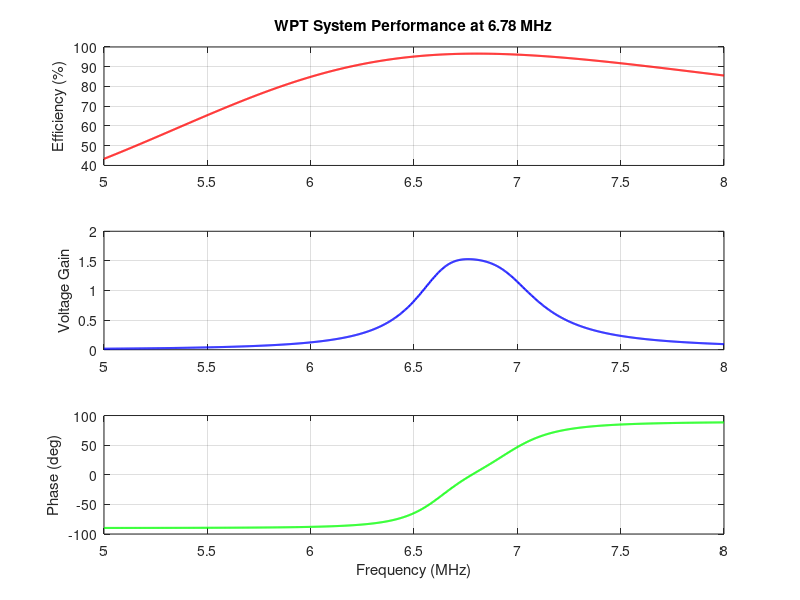

MATLAB code to generate this figure:
%% WPT Simulation at 6.78 MHz (ISM Band)
clear; clc;

% --- 1. Parameters ---
f0 = 6.78e6;             % Resonant Frequency (Hz)
w0 = 2*pi*f0;            % Angular frequency
Lp = 10e-6;              % Primary Inductance (10 uH)
Ls = 10e-6;              % Secondary Inductance (10 uH)
Rp = 0.5;                % Primary ESR (Ohms)
Rs = 0.5;                % Secondary ESR (Ohms)
RL = 50;                 % Load Resistance (Ohms)
k = 0.075;                % Coupling Coefficient
M = k * sqrt(Lp * Ls);   % Mutual Inductance

% --- 2. Compensation (Series-Series) ---
Cp = 1 / (w0^2 * Lp);    % Primary Cap
Cs = 1 / (w0^2 * Ls);    % Secondary Cap

% --- 3. Frequency Sweep ---
f = linspace(5e6, 8e6, 1000); % Sweep around 6.78 MHz
w = 2*pi*f;
Vin = 10;                % Input Voltage (V)

% Pre-allocate arrays
Eff = zeros(size(f));
Gain = zeros(size(f));
Phase = zeros(size(f));

% --- 4. Simulation Loop ---
for i = 1:length(w)
    Zp = Rp + 1j*w(i)*Lp + 1/(1j*w(i)*Cp);
    Zs = (Rs + RL) + 1j*w(i)*Ls + 1/(1j*w(i)*Cs);
    Zm = 1j*w(i)*M;
    
    % Solving the Mesh Equations: V = Z * I
    % [Vin; 0] = [Zp, -Zm; -Zm, Zs] * [Ip; Is]
    Z_matrix = [Zp, -Zm; -Zm, Zs];
    I = Z_matrix \ [Vin; 0];
    Ip = I(1); Is = I(2);
    
    % Calculations
    Pout = abs(Is)^2 * RL;
    Pin = real(Vin * conj(Ip));
    Eff(i) = (Pout / Pin) * 100;
    Gain(i) = abs(Is * RL) / Vin;
    Phase(i) = angle(Zp + (w(i)^2 * M^2)/Zs) * (180/pi);
end

% --- 5. Plotting ---
figure;
subplot(3,1,1); plot(f/1e6, Eff, 'r', 'LineWidth', 1.5); ylabel('Efficiency (%)'); grid on;
title('WPT System Performance at 6.78 MHz');
subplot(3,1,2); plot(f/1e6, Gain, 'b', 'LineWidth', 1.5); ylabel('Voltage Gain'); grid on;
subplot(3,1,3); plot(f/1e6, Phase, 'g', 'LineWidth', 1.5); ylabel('Phase (deg)'); xlabel('Frequency (MHz)'); grid on;
